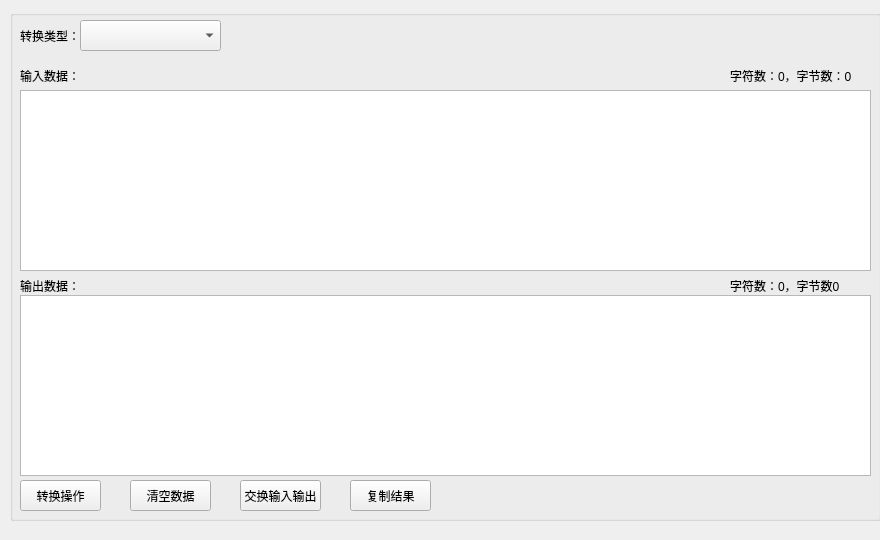
<?xml version="1.0" encoding="UTF-8"?>
<ui version="4.0">
 <class>FormChildDataConversion</class>
 <widget class="QWidget" name="FormChildDataConversion">
  <property name="geometry">
   <rect>
    <x>0</x>
    <y>0</y>
    <width>880</width>
    <height>540</height>
   </rect>
  </property>
  <property name="windowTitle">
   <string>Form</string>
  </property>
  <widget class="QGroupBox" name="groupBox">
   <property name="geometry">
    <rect>
     <x>10</x>
     <y>10</y>
     <width>871</width>
     <height>511</height>
    </rect>
   </property>
   <property name="title">
    <string/>
   </property>
   <widget class="QComboBox" name="comboBox_conversionType">
    <property name="geometry">
     <rect>
      <x>70</x>
      <y>10</y>
      <width>141</width>
      <height>31</height>
     </rect>
    </property>
   </widget>
   <widget class="QLabel" name="label">
    <property name="geometry">
     <rect>
      <x>10</x>
      <y>10</y>
      <width>61</width>
      <height>31</height>
     </rect>
    </property>
    <property name="text">
     <string>转换类型：</string>
    </property>
   </widget>
   <widget class="QLabel" name="label_2">
    <property name="geometry">
     <rect>
      <x>10</x>
      <y>50</y>
      <width>61</width>
      <height>31</height>
     </rect>
    </property>
    <property name="text">
     <string>输入数据：</string>
    </property>
   </widget>
   <widget class="QTextEdit" name="textEdit_inputText">
    <property name="geometry">
     <rect>
      <x>10</x>
      <y>80</y>
      <width>851</width>
      <height>181</height>
     </rect>
    </property>
   </widget>
   <widget class="QLabel" name="label_4">
    <property name="geometry">
     <rect>
      <x>10</x>
      <y>260</y>
      <width>61</width>
      <height>31</height>
     </rect>
    </property>
    <property name="text">
     <string>输出数据：</string>
    </property>
   </widget>
   <widget class="QLabel" name="label_outputInfo">
    <property name="geometry">
     <rect>
      <x>720</x>
      <y>260</y>
      <width>141</width>
      <height>31</height>
     </rect>
    </property>
    <property name="text">
     <string>字符数：0，字节数0</string>
    </property>
   </widget>
   <widget class="QPushButton" name="pushButton_converOperator">
    <property name="geometry">
     <rect>
      <x>10</x>
      <y>470</y>
      <width>81</width>
      <height>31</height>
     </rect>
    </property>
    <property name="text">
     <string>转换操作</string>
    </property>
   </widget>
   <widget class="QPushButton" name="pushButton_clearOperator">
    <property name="geometry">
     <rect>
      <x>120</x>
      <y>470</y>
      <width>81</width>
      <height>31</height>
     </rect>
    </property>
    <property name="text">
     <string>清空数据</string>
    </property>
   </widget>
   <widget class="QPushButton" name="pushButton_swapOperator">
    <property name="geometry">
     <rect>
      <x>230</x>
      <y>470</y>
      <width>81</width>
      <height>31</height>
     </rect>
    </property>
    <property name="text">
     <string>交换输入输出</string>
    </property>
   </widget>
   <widget class="QPushButton" name="pushButton_copyOperator">
    <property name="geometry">
     <rect>
      <x>340</x>
      <y>470</y>
      <width>81</width>
      <height>31</height>
     </rect>
    </property>
    <property name="text">
     <string>复制结果</string>
    </property>
   </widget>
   <widget class="QTextEdit" name="textEdit_outputText">
    <property name="geometry">
     <rect>
      <x>10</x>
      <y>285</y>
      <width>851</width>
      <height>181</height>
     </rect>
    </property>
   </widget>
   <widget class="QLabel" name="label_inputInfo">
    <property name="geometry">
     <rect>
      <x>720</x>
      <y>50</y>
      <width>141</width>
      <height>31</height>
     </rect>
    </property>
    <property name="text">
     <string>字符数：0，字节数：0</string>
    </property>
   </widget>
  </widget>
 </widget>
 <resources/>
 <connections/>
</ui>
